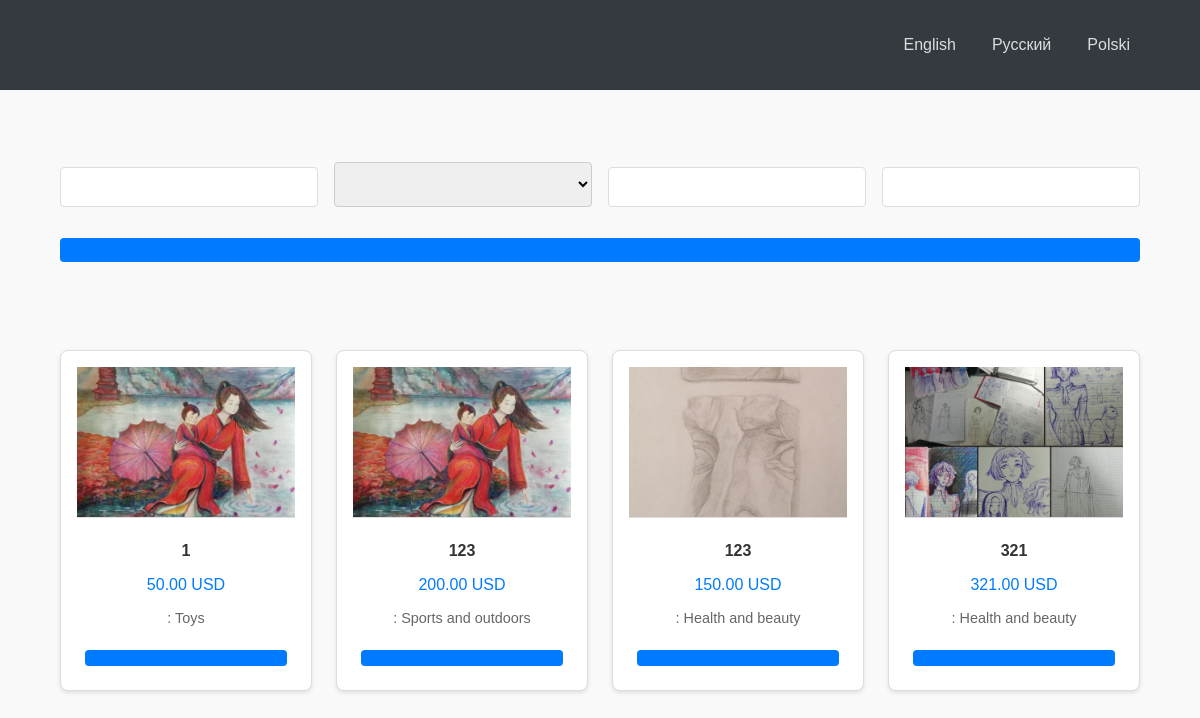
The page / on the database its author committed.
### tables this page shows
CREATE TABLE `products` (
  `id` int(11) NOT NULL,
  `user_id` int(11) NOT NULL,
  `title` varchar(100) NOT NULL,
  `description` text NOT NULL,
  `category_id` int(11) DEFAULT NULL,
  `price` decimal(10,2) NOT NULL,
  `created_at` timestamp NOT NULL DEFAULT current_timestamp(),
  `is_auction` tinyint(1) DEFAULT 0,
  `start_price` decimal(10,2) DEFAULT NULL,
  `current_price` decimal(10,2) DEFAULT NULL,
  `end_date` datetime DEFAULT NULL,
  `image` varchar(255) DEFAULT NULL,
  `is_verified` tinyint(1) DEFAULT 0
);

### Index.php (the view, shortened to what this page needs)
<?php
require_once 'config/db.php';
if (isset($_GET['lang'])) {
    $language = $_GET['lang'];
    $_SESSION['lang'] = $language;
} else {
    $language = $_SESSION['lang'] ?? 'en';
}
$translations = require "translations/{$language}.php";
?>
<!DOCTYPE html>
<html lang="<?php echo htmlspecialchars($language); ?>">
<head>
    <link rel="stylesheet" href="public/styles.css">
</head>
<body>
<header class="main-header">
    <div class="container">
        <nav class="user-navigation">
            <a href="?lang=en" class="lang-link">English</a>
            <a href="?lang=ru" class="lang-link">Русский</a>
            <a href="?lang=pl" class="lang-link">Polski</a>
        </nav>
    </div>
</header>
<main class="main-content container">
    <section class="product-filter">
        <form method="GET" action="index.php" class="filter-form">
            <div class="form-group">
                <input type="text" name="search_keyword" class="form-input" placeholder="<?php echo htmlspecialchars($translations['search_placeholder']); ?>" value="<?php echo htmlspecialchars($_GET['search_keyword'] ?? ''); ?>">
            </div>
            <div class="form-group">
                <select name="category_filter" class="form-select">
                    <option value=""><?php echo htmlspecialchars($translations['all_categories']); ?></option>
                    <?php
                    $category_query = "SELECT c.id, IFNULL(ct.translated_name, c.name) AS name
                                       FROM categories c
                                       LEFT JOIN category_translations ct ON c.id = ct.category_id AND ct.language_code = ?";
                    $stmt = $conn->prepare($category_query);
                    $stmt->bind_param('s', $language);
                    $stmt->execute();
                    $categories = $stmt->get_result();
                    while ($category = $categories->fetch_assoc()):
                        echo "<option value='{$category['id']}'" . (isset($_GET['category_filter']) && $_GET['category_filter'] == $category['id'] ? " selected" : "") . ">" . htmlspecialchars($category['name']) . "</option>";
                    endwhile;
                    ?>
                </select>
            </div>
            <div class="form-group">
                <input type="number" name="min_price" class="form-input" placeholder="<?php echo htmlspecialchars($translations['min_price']); ?>" value="<?php echo htmlspecialchars($_GET['min_price'] ?? ''); ?>">
            </div>
            <div class="form-group">
                <input type="number" name="max_price" class="form-input" placeholder="<?php echo htmlspecialchars($translations['max_price']); ?>" value="<?php echo htmlspecialchars($_GET['max_price'] ?? ''); ?>">
            </div>
            <button type="submit" class="btn-submit"><?php echo htmlspecialchars($translations['apply_filters']); ?></button>
        </form>
    </section>
    <section class="product-grid">
        <?php
        $query = "SELECT p.id, p.title, p.current_price, p.image, p.category_id,
                         IFNULL(ct.translated_name, c.name) AS category_name
                  FROM products p
                  LEFT JOIN categories c ON p.category_id = c.id
                  LEFT JOIN category_translations ct ON c.id = ct.category_id AND ct.language_code = ?
                  WHERE p.is_auction = 1 AND p.is_verified = 1 AND p.end_date > NOW()";
        $params = [$language];
        $stmt = $conn->prepare($query);
        $stmt->bind_param(str_repeat('s', count($params)), ...$params);
        $stmt->execute();
        $result = $stmt->get_result();
        if ($result->num_rows > 0): ?>
            <?php while ($row = $result->fetch_assoc()): ?>
                <div class="product-card">
                    <img src="<?php echo htmlspecialchars($row['image'] ?: 'img/no_image.jpg'); ?>" alt="<?php echo htmlspecialchars($row['title']); ?>" class="product-image">
                    <h3 class="product-title"><?php echo htmlspecialchars($row['title']); ?></h3>
                    <p class="product-price"><?php echo htmlspecialchars($row['current_price']); ?> USD</p>
                    <p class="product-category"><?php echo htmlspecialchars($translations['category']); ?>: <?php echo htmlspecialchars($row['category_name']); ?></p>
                    <a href="product_details.php?id=<?php echo $row['id']; ?>" class="btn-details"><?php echo htmlspecialchars($translations['details']); ?></a>
                </div>
            <?php endwhile; ?>
        <?php else: ?>
            <p class="no-products"><?php echo htmlspecialchars($translations['no_products']); ?></p>
        <?php endif; ?>
    </section>
</main>
</body>
</html>

### public/styles.css (style rules this page uses)
body { font-family: 'Inter', sans-serif; background-color: #f8f9fa; margin: 0; padding: 0; color: #333; }
.main-header { background-color: #343a40; color: #fff; padding: 1rem 0; }
.main-header .container { display: flex; justify-content: space-between; align-items: center; }
.user-navigation, .language-switch { display: flex; gap: 1rem; }
.nav-link, .lang-link { color: #ddd; text-decoration: none; font-weight: 500; }
.main-content { padding: 2rem; }
.product-filter { margin-bottom: 2rem; }
.filter-form { display: flex; flex-wrap: wrap; gap: 1rem; align-items: center; }
.form-group { flex: 1; min-width: 200px; }
.form-input, .form-select { width: 100%; padding: 0.5rem; font-size: 1rem; border: 1px solid #ccc; border-radius: 0.25rem; transition: all 0.3s; }
.btn-submit { padding: 0.5rem 1rem; background-color: #007bff; color: #fff; border: none; border-radius: 0.25rem; cursor: pointer; transition: background-color 0.3s; }
.product-image { width: 100%; height: auto; max-height: 150px; object-fit: cover; background-color: #f8f8f8; border-bottom: 1px solid #ddd; }
.product-title { font-size: 1rem; font-weight: 600; margin: 0.5rem; color: #333; }
.product-price { font-size: 1rem; font-weight: 500; margin: 0.5rem; color: #007bff; }
.product-category { font-size: 0.9rem; margin: 0.5rem; color: #666; }
.btn-details { margin: 0.5rem; padding: 0.5rem; background-color: #007bff; color: #fff; text-align: center; border-radius: 0.25rem; text-decoration: none; font-size: 0.9rem; transition: background-color 0.3s; }
.form-group { display: flex; flex-direction: column; }
.form-input, .form-select, .form-textarea { padding: 0.75rem; border: 1px solid #ccc; border-radius: 0.25rem; font-size: 1rem; transition: border-color 0.3s ease; width: 100%; box-sizing: border-box; }
.btn-submit { background-color: #007bff; color: #fff; padding: 0.75rem 1.5rem; border: none; border-radius: 0.25rem; font-size: 1rem; font-weight: bold; cursor: pointer; transition: background-color 0.3s ease; width: 100%; text-align: center; }
.product-grid { display: grid; grid-template-columns: repeat(auto-fit, minmax(200px, 1fr)); gap: 1.5rem; margin-top: 1.5rem; }
.product-card { background-color: #fff; border: 1px solid #ddd; border-radius: 0.5rem; box-shadow: 0 2px 4px rgba(0, 0, 0, 0.1); overflow: hidden; display: flex; flex-direction: column; justify-content: space-between; transition: transform 0.3s, box-shadow 0.3s; padding: 1rem; text-align: center; }
.product-card .product-image { width: 100%; height: 150px; object-fit: cover; margin-bottom: 1rem; }
.product-card .product-title { font-size: 1rem; font-weight: 600; margin: 0.5rem 0; color: #333; }
.product-card .product-price { font-size: 1rem; font-weight: 500; color: #007bff; margin: 0.5rem 0; }
.product-card .product-category { font-size: 0.9rem; color: #666; margin-bottom: 1rem; }
.product-card .btn-details { display: inline-block; padding: 0.5rem 1rem; background-color: #007bff; color: #fff; text-decoration: none; border-radius: 0.25rem; transition: background-color 0.3s; }
.main-content { display: grid; gap: 2rem; grid-template-columns: 1fr; padding: 2rem; }
.container { width: 90%; max-width: 1200px; margin: 20px auto; }
.form-group { margin-bottom: 15px; }
.form-group input, .form-group textarea, .form-group button { width: 100%; padding: 10px; margin-top: 5px; border: 1px solid #ddd; border-radius: 4px; }
body { font-family: Arial, sans-serif; background-color: #f9f9f9; margin: 0; padding: 0; }
header { background-color: #343a40; color: white; padding: 20px 0; text-align: center; }
header a { color: #ffffff; text-decoration: none; margin: 0 10px; }

### rows shown on the page
products: image (picture), title "1", current_price "50.00", category_name "Toys"
products: image (picture), title "123", current_price "200.00", category_name "Sports and outdoors"
products: image (picture), title "123", current_price "150.00", category_name "Health and beauty"
products: image (picture), title "321", current_price "321.00", category_name "Health and beauty"
